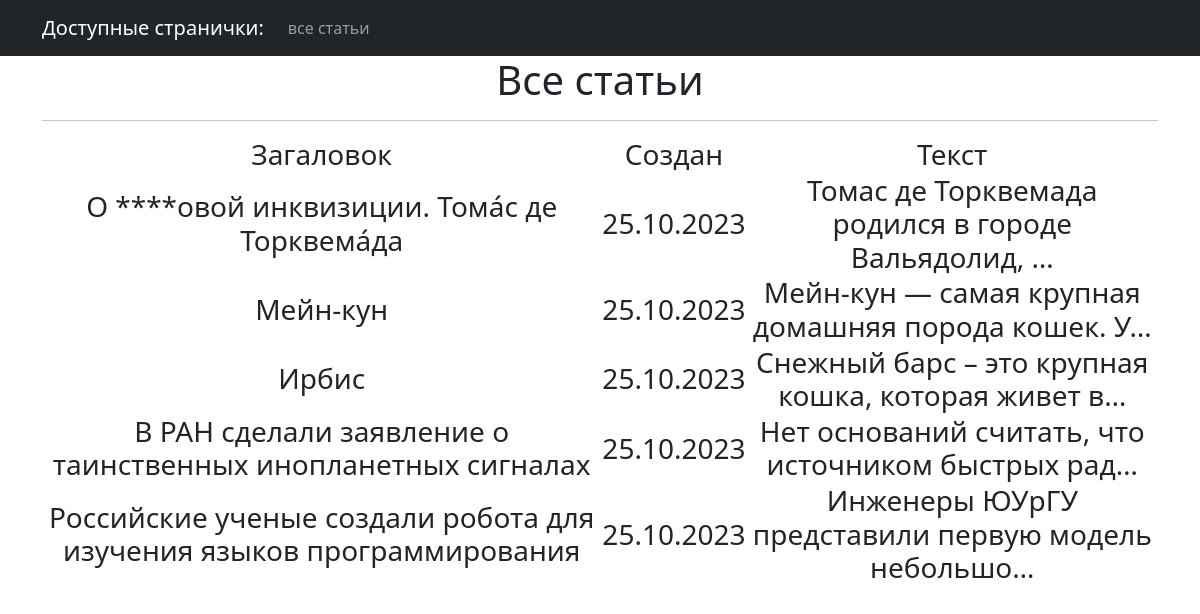
Page /post/ on the committed database.
### news/models.py (models this page shows, shortened)
class Post(models.Model):
    author = models.ForeignKey(Author, on_delete=models.CASCADE)
    post_type = models.CharField(max_length=2, choices=POST_TYPE, default=news)
    data_create = models.DateTimeField(auto_now_add=True)
    title = models.CharField(max_length=255)
    text = models.TextField()
    rating = models.IntegerField(default=0)
    categories = models.ManyToManyField(Category, through='PostCategory')

### news/views.py (the view)
# urls.py: path('', PostList.as_view()),
class PostList(ListView):
    model = Post
    template_name = 'post.html'
    context_object_name = 'posts'
    ordering = ['-data_create']
    paginate_by = 10

### news/templatetags/custom_filters.py (called while the page is built)
@register.filter(name='censor')
def censor(value):
    unwanted_words = [ 'хрен']
    for word in unwanted_words:
        value = value.replace(word, '*' * len(word))
    return value

### templates/post.html (shortened to what this page needs)
{% extends 'flatpages/default.html' %}
{% load custom_filters %}
{% block content %}
<h1>Все статьи</h1>
<hr>
{% if posts %}
<h3>
    <table>
        <h3>
            <tr>
                <td>Загаловок</td>
                <td>Создан</td>
                <td>Текст</td>
            </tr>
            {% for post in posts %}
            <tr>
                <td>{{ post.title | censor }}</td>
                <td>{{ post.data_create|date:"d.m.Y" }}</td>
                <td>{{post.text|truncatechars:50 | censor }}</td>
            </tr>
            {% endfor %}
    </table>
    {% else %}
    <h2>Статей нет!</h2>
    {% endif %}
    {% endblock content %}

### templates/flatpages/default.html (shortened to what this page needs)
<!DOCTYPE html>
<html lang="en">
    <head>
        {% load static %}
        <link href="{% static 'css/styles.css' %}" rel="stylesheet" />
    </head>
    <body>
<nav class="navbar navbar-expand-lg navbar-dark bg-dark static-top">
   <div class="container">
       <a class="navbar-brand" href="#">Доступные странички:</a>
       <div class="collapse navbar-collapse" id="navbarResponsive">
           <ul class="navbar-nav ml-auto">
               <li class="nav-item">
                   <a class="nav-link" href="/post/">все статьи</a>
               </li>
           </ul>
       </div>
   </div>
</nav>
    <div class="container">
   <div class="row">
       <div class="col-lg-12 text-center">
           {% block content %}{% endblock content %}
       </div>
   </div>
</div>
    </body>
</html>

### rows in the picture
Post: title|censor "О ****овой инквизиции. Тома́с де Торквема́да", data_create "25.10.2023", text|censor "Томас де Торквемада родился в городе Вальядолид, …"
Post: title|censor "Мейн-кун", data_create "25.10.2023", text|censor "Мейн-кун — самая крупная домашняя порода кошек. У…"
Post: title|censor "Ирбис", data_create "25.10.2023", text|censor "Снежный барс – это крупная кошка, которая живет в…"
Post: title|censor "В РАН сделали заявление о таинственных инопланетных сигналах", data_create "25.10.2023", text|censor "Нет оснований считать, что источником быстрых рад…"
Post: title|censor "Российские ученые создали робота для изучения языков программирования", data_create "25.10.2023", text|censor "Инженеры ЮУрГУ представили первую модель небольшо…"
